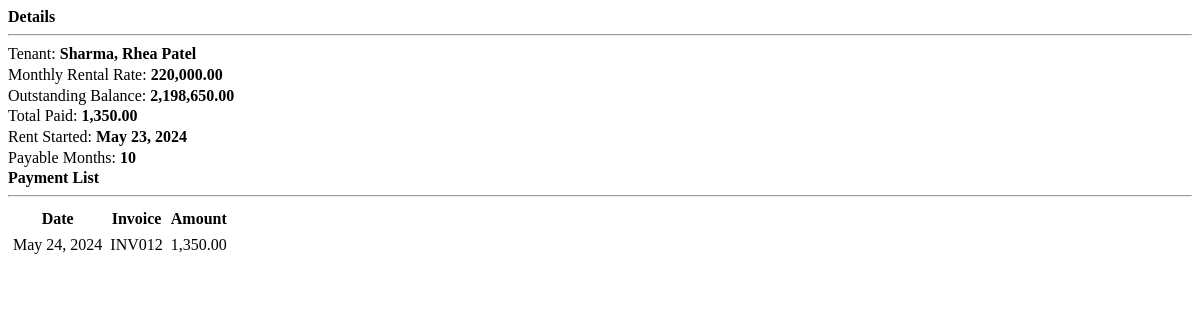
Page /view_payment.php?id=12 on the earlier database version.
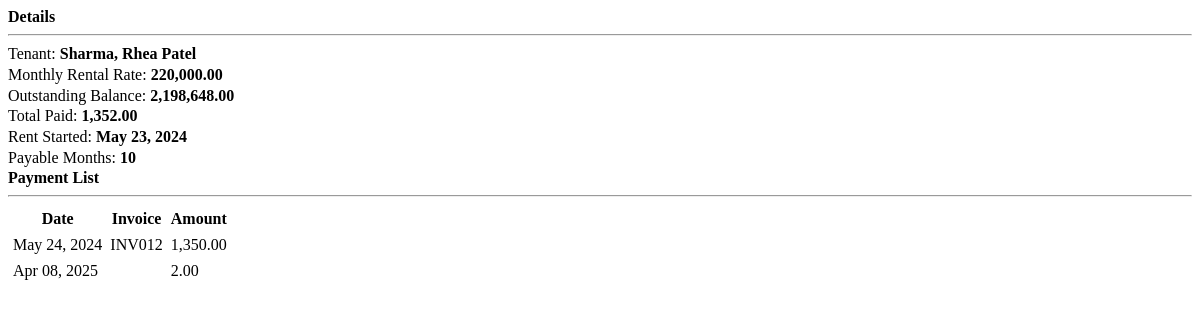
Same page on the later database version.
### tables this page shows
CREATE TABLE `payments` (
  `id` int(30) NOT NULL,
  `tenant_id` int(30) NOT NULL,
  `amount` float NOT NULL,
  `invoice` varchar(50) NOT NULL,
  `date_created` datetime NOT NULL DEFAULT current_timestamp(),
  `apartment_id` int(11) NOT NULL,
  `created_by` int(11) NOT NULL,
  `created_at` timestamp NOT NULL DEFAULT current_timestamp(),
  `verified_by` int(11) DEFAULT NULL,
  `verified_at` timestamp NOT NULL DEFAULT current_timestamp() ON UPDATE current_timestamp(),
  `status` enum('pending','verified') DEFAULT 'pending',
  `payment_method` enum('credit_card','bank_transfer','cash','mobile_money') DEFAULT 'cash',
  `payment_details` text DEFAULT NULL,
  `payment_date` datetime DEFAULT NULL,
  `contract_id` int(11) NOT NULL
);

### view_payment.php (the view, shortened to what this page needs)
<?php include 'db_connect.php' ?>
<?php
$tenants =$conn->query("SELECT t.*,concat(t.lastname,', ',t.firstname,' ',t.middlename) as name,h.house_no,h.price FROM tenants t inner join houses h on h.id = t.house_id where t.id = {$_GET['id']} ");
$months = abs(strtotime(date('Y-m-d')." 23:59:59") - strtotime($date_in." 23:59:59"));
$months = floor(($months) / (30*60*60*24));
$payable = $price * $months;
$paid = $conn->query("SELECT SUM(amount) as paid FROM payments where tenant_id =".$_GET['id']);
$last_payment = $conn->query("SELECT * FROM payments where tenant_id =".$_GET['id']." order by unix_timestamp(date_created) desc limit 1");
$paid = $paid->num_rows > 0 ? $paid->fetch_array()['paid'] : 0;
$outstanding = $payable - $paid;
?>
<div class="container-fluid">
	<div class="col-lg-12">
		<div class="row">
			<div class="col-md-4">
				<div id="details">
					<large><b>Details</b></large>
					<hr>
					<p>Tenant: <b><?php echo ucwords($name) ?></b></p>
					<p>Monthly Rental Rate: <b><?php echo number_format($price,2) ?></b></p>
					<p>Outstanding Balance: <b><?php echo number_format($outstanding,2) ?></b></p>
					<p>Total Paid: <b><?php echo number_format($paid,2) ?></b></p>
					<p>Rent Started: <b><?php echo date("M d, Y",strtotime($date_in)) ?></b></p>
					<p>Payable Months: <b><?php echo $months ?></b></p>
				</div>
			</div>
			<div class="col-md-8">
				<large><b>Payment List</b></large>
					<hr>
				<table class="table table-condensed table-striped">
					<thead>
						<tr>
							<th>Date</th>
							<th>Invoice</th>
							<th>Amount</th>
						</tr>
					</thead>
					<tbody>
						<?php
						$payments = $conn->query("SELECT * FROM payments where tenant_id = $id");
						if($payments->num_rows > 0):
						while($row=$payments->fetch_assoc()):
						?>
					<tr>
						<td><?php echo date("M d, Y",strtotime($row['date_created'])) ?></td>
						<td><?php echo $row['invoice'] ?></td>
						<td class='text-right'><?php echo number_format($row['amount'],2) ?></td>
					</tr>
					<?php endwhile; ?>
					<?php else: ?>
					<?php endif; ?>
					</tbody>
				</table>
			</div>
		</div>
	</div>
</div>

Differences in the rows shown:
added payments: date_created "Apr 08, 2025", amount "2.00"
Other differences:
$outstanding: "2,198,650.00" → "2,198,648.00"
$paid: "1,350.00" → "1,352.00"
